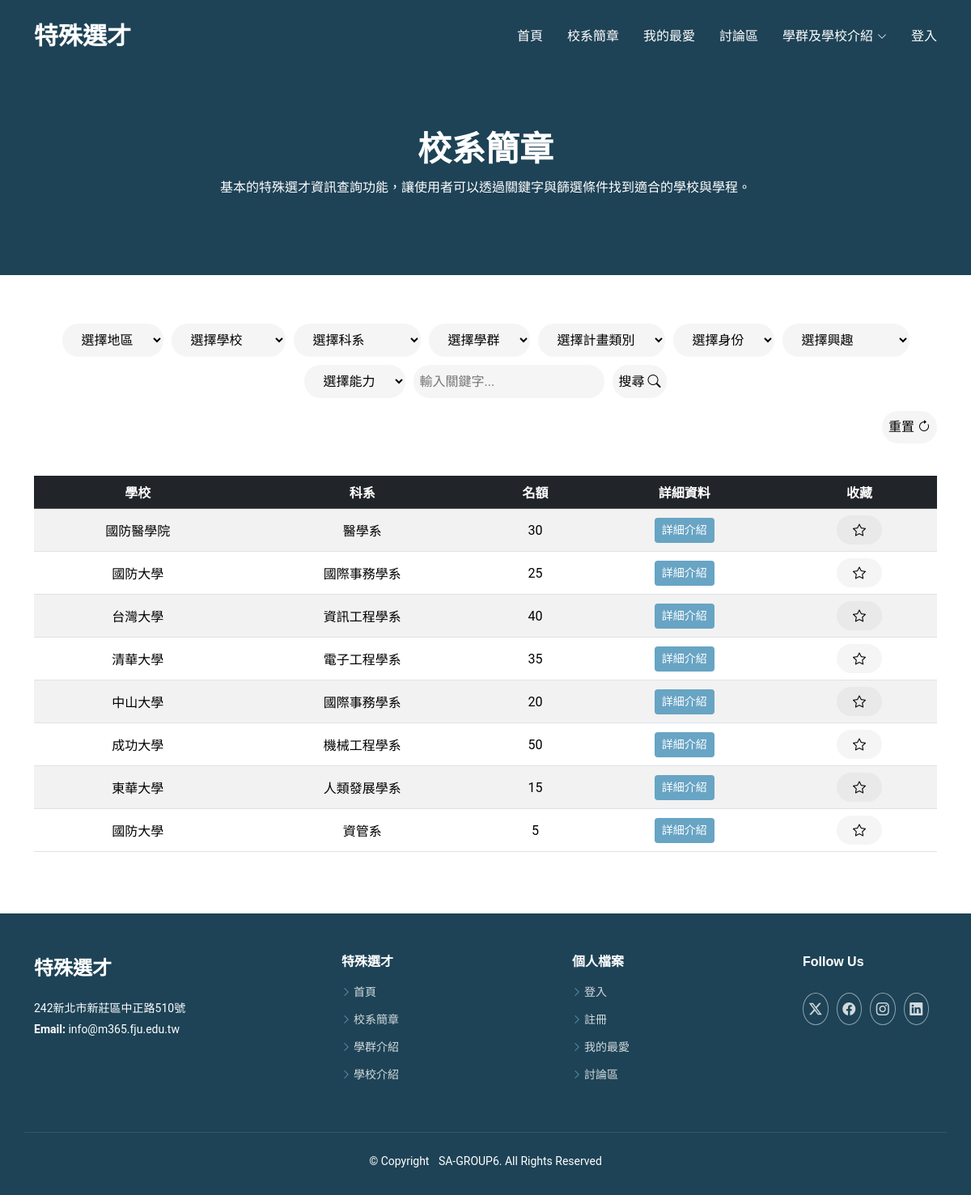
Page /Moderna/about.php on the committed database.
### tables this page shows
CREATE TABLE `admi_thro_years` (
  `sch_num` varchar(20) NOT NULL,
  `school` varchar(20) NOT NULL,
  `dep` varchar(20) NOT NULL,
  `110` int(80) NOT NULL,
  `111` int(80) NOT NULL,
  `112` int(80) NOT NULL,
  `113` int(80) NOT NULL,
  `114` int(80) NOT NULL
);

CREATE TABLE `sch_description` (
  `Sch_num` varchar(20) NOT NULL,
  `School_Name` varchar(20) NOT NULL,
  `p_type` varchar(10) NOT NULL,
  `Department` varchar(20) NOT NULL,
  `Region` varchar(10) NOT NULL,
  `address` varchar(50) NOT NULL,
  `Disc_Cluster` varchar(10) NOT NULL,
  `Schol_Apti` varchar(10) DEFAULT NULL,
  `Exam_Item` varchar(20) DEFAULT NULL,
  `Talent` varchar(10) DEFAULT NULL,
  `ID` varchar(10) DEFAULT NULL,
  `Plan` varchar(10) DEFAULT NULL,
  `Quota` int(11) NOT NULL,
  `announce` varchar(100) DEFAULT NULL,
  `Contact` varchar(225) DEFAULT NULL,
  `link` varchar(225) DEFAULT NULL,
  `note` varchar(100) DEFAULT NULL
);

### Moderna/about.php (the view, shortened to what this page needs)
<?php include('header.php'); ?>
<!DOCTYPE html>
<html lang="zh-Hant">
<head>
  <link href="assets/vendor/bootstrap/css/bootstrap.min.css" rel="stylesheet">
  <link href="assets/vendor/bootstrap-icons/bootstrap-icons.css" rel="stylesheet">
  <link href="assets/vendor/aos/aos.css" rel="stylesheet">
  <link href="assets/vendor/glightbox/css/glightbox.min.css" rel="stylesheet">
  <link href="assets/vendor/swiper/swiper-bundle.min.css" rel="stylesheet">
  <link href="assets/css/main.css" rel="stylesheet">
</head>
<body class="about-page">
<main class="main">
  <div class="page-title dark-background">
    <div class="container position-relative">
      <h1>校系簡章</h1>
      <p>基本的特殊選才資訊查詢功能，讓使用者可以透過關鍵字與篩選條件找到適合的學校與學程。</p>
    </div>
  </div>
  <section id="about" class="about section">
    <div class="container">
    <?php
$servername = "localhost";
$username = "root";
$password = "";
$dbname = "sa-6";
$conn = new mysqli($servername, $username, $password, $dbname);
$filters = [
    "q" => $_GET['q'] ?? "",
    "region" => $_GET['region'] ?? "",
    "department" => $_GET['department'] ?? "",
    "plan" => $_GET['plan'] ?? "",
    "schol_apti" => $_GET['schol_apti'] ?? "",
    "talent" => $_GET['talent'] ?? "",
    "ID" => $_GET['ID'] ?? "",
    "school_name" => $_GET['school_name'] ?? "",
    "disc_cluster" => $_GET['disc_cluster'] ?? ""
];
$sql = "SELECT sd.*, aty.110, aty.111, aty.112, aty.113, aty.114
        FROM sch_description sd
        LEFT JOIN admi_thro_years aty ON sd.Sch_num = aty.sch_num
        WHERE 1=1";
$stmt = $conn->prepare($sql);
$stmt->execute();
$result = $stmt->get_result();
$results = $result ? $result->fetch_all(MYSQLI_ASSOC) : [];
?>
<div class="filter-container">
<form method="GET" action="" class="filter-form">
    <select name="region">
        <option value="">選擇地區</option>
    </select>
    <select name="school_name">
        <option value="">選擇學校</option>
    </select>
    <select name="department">
        <option value="">選擇科系</option>
    </select>
    <select name="disc_cluster">
        <option value="">選擇學群</option>
    </select>
    <select name="plan">
        <option value="">選擇計畫類別</option>
    </select>
    <select name="ID">
        <option value="">選擇身份</option>
    </select>
    <select name="schol_apti">
        <option value="">選擇興趣</option>
    </select>
    <select name="talent">
        <option value="">選擇能力</option>
    </select>
    <input type="text" name="q" value="<?= htmlspecialchars($filters['q']) ?>" placeholder="輸入關鍵字..." class="search-input">
    <button type="submit" class="search-button">搜尋 <i class="bi bi-search"></i></button>
</form>
</div>
      <div style="display: flex; justify-content: flex-end;">
        <form method="GET" >
        <button type="submit" class="clear-button">重置 <i class="bi bi-arrow-clockwise"></i></button>
        </form>
       </div>
<?php if (!empty($results)): ?>
<table class="table table-striped table-hover align-middle text-center mt-4">
  <thead class="table-dark">
    <tr><th>學校</th><th>科系</th><th>名額</th><th>詳細資料</th><th>收藏</th></tr>
  </thead>
  <tbody>
<?php foreach ($results as $row): ?>
<tr>
  <td><?= htmlspecialchars($row['School_Name']); ?></td>
  <td><?= htmlspecialchars($row['Department']); ?></td>
  <td><?= htmlspecialchars($row['Quota']); ?></td>
  <td>
  <a href="school_detail.php?sch_num=<?= urlencode($row['Sch_num']) ?>" class="btn btn-sm" style="background-color: var(--accent-color); color:white;">
  詳細介紹
</a>
        </td>
        <td>
<button class="favorite-btn" style="background-color:none"
  data-sch-num="<?php echo $row['Sch_num']; ?>"
  onclick="toggleStar(this)">
  <i class="bi bi-star"></i>
</button>
</tr>
<?php endforeach; ?>
</tbody></table>
<?php else: ?>
<p>沒有找到相關結果。</p>
<?php endif; ?>
</div></section>
</main>
<?php include('footer.php'); ?>
</body>
</html>

### Moderna/assets/css/main.css (style rules this page uses)
:root { --default-font: "Roboto", system-ui, -apple-system, "Segoe UI", Roboto, "Helvetica Neue", Arial, "Noto Sans", "Liberation Sans", sans-serif, "Apple Color Emoji", "Segoe UI Emoji", "Segoe UI Symbol", "Noto Color Emoji"; --heading-font: "Raleway", sans-serif; --nav-font: "Poppins", sans-serif; }
:root { --background-color: #ffffff; --default-color: #555555; --heading-color: #1e4356; --accent-color: #68a4c4; --surface-color: #ffffff; --contrast-color: #ffffff; }
:root { --nav-color: #ffffff; --nav-hover-color: #68a4c4; --nav-mobile-background-color: #ffffff; --nav-dropdown-background-color: #ffffff; --nav-dropdown-color: #555555; --nav-dropdown-hover-color: #68a4c4; }
.dark-background { --background-color: #1e4356; --default-color: #ffffff; --heading-color: #ffffff; --surface-color: #284e62; --contrast-color: #ffffff; }
:root { scroll-behavior: smooth; }
body { color: var(--default-color); background-color: var(--background-color); font-family: var(--default-font); }
a { color: var(--accent-color); text-decoration: none; transition: 0.3s; }
h1, h2, h3, h4, h5, h6 { color: var(--heading-color); font-family: var(--heading-font); }
.page-title { color: var(--default-color); background-color: var(--background-color); padding: 160px 0 80px 0; text-align: center; position: relative; }
.page-title:before { content: ""; background-color: color-mix(in srgb, var(--background-color), transparent 50%); position: absolute; inset: 0; }
.page-title h1 { font-size: 42px; font-weight: 700; margin-bottom: 10px; }
section, .section { color: var(--default-color); background-color: var(--background-color); padding: 60px 0; scroll-margin-top: 90px; overflow: clip; }

### Moderna/about.php (style rules this page uses)
.filter-form { display: flex; flex-wrap: wrap; gap: 10px; justify-content: center; }
.search-button, .clear-button { background-color: color-mix(in srgb, var(--default-color), transparent 94%); border-radius: 20px; padding: 8px; }
.search-input { border-radius: 20px; padding: 8px; border: none; background-color: color-mix(in srgb, var(--default-color), transparent 94%); }
select, button { border-radius: 20px; padding: 10px 20px; border: 0; background-color: color-mix(in srgb, var(--default-color), transparent 94%); }

### rows in the picture
admi_thro_years: sch_num.School_Name "國防醫學院", sch_num.Department "醫學系", sch_num.Quota "30"
admi_thro_years: sch_num.School_Name "國防大學", sch_num.Department "國際事務學系", sch_num.Quota "25"
admi_thro_years: sch_num.School_Name "台灣大學", sch_num.Department "資訊工程學系", sch_num.Quota "40"
admi_thro_years: sch_num.School_Name "清華大學", sch_num.Department "電子工程學系", sch_num.Quota "35"
admi_thro_years: sch_num.School_Name "中山大學", sch_num.Department "國際事務學系", sch_num.Quota "20"
admi_thro_years: sch_num.School_Name "成功大學", sch_num.Department "機械工程學系", sch_num.Quota "50"
sch_description: School_Name "東華大學", Department "人類發展學系", Quota "15"
sch_description: School_Name "國防大學", Department "資管系", Quota "5"
